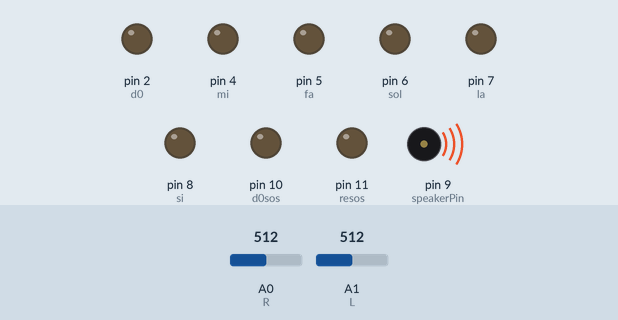
Simulated run of this sketch. Board: Arduino Uno, built with avr-gcc and run on an emulated ATmega328P. Shown: output pins drawn as LEDs (lit = HIGH), buzzer (waves = sounding). The inputs (shaded band) are chosen by the test bench; at power-on: A0 (R) = 512, A1 (L) = 512.

Above: at 0.2 s.
At 20.5 s:
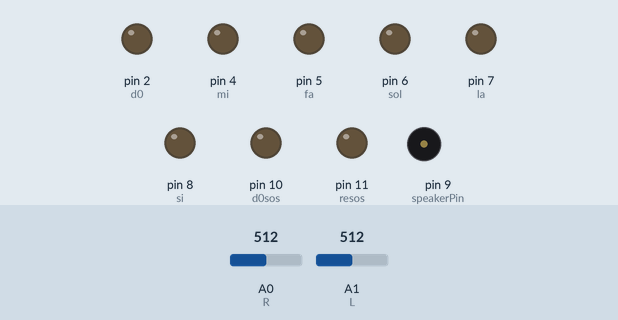
Timing chart, 0 to 21.1 s (numbered marks = the images above):
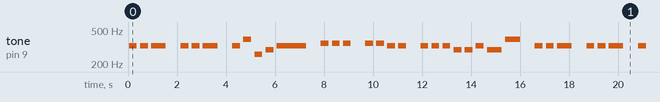

The sketch:

002_Per_saber_mes.ino
```cpp
/**********************************************************************************
**                                                                               **
**                                     TÍTOL:                                    **
**                            007 002 Per saber-ne més                           **
**                                                                               **
**  NOM: Àlex Boluda Pérez                                      DATA: 17/01/2022 **
**********************************************************************************/

//*********************************** INCLUDE *************************************

//********************************** VARIABLES ************************************
const byte d0 = 2;                                                                  //define pin 2 of the Arduino
const byte re = 3;                                                                  //define pin 3 of the Arduino
const byte mi = 4;                                                                  //define pin 4 of the Arduino
const byte fa = 5;                                                                  //define pin 5 of the Arduino
const byte sol = 6;                                                                 //define pin 6 of the Arduino
const byte la = 7;                                                                  //define pin 7 of the Arduino
const byte si = 8;                                                                  //define pin 8 of the Arduino
const byte d0sos = 10;                                                              //define pin 10 of the Arduino
const byte resos = 11;                                                              //define pin 11 of the Arduino
const byte speakerPin = 9;                                                          // pin for speaker
#define R  0
#define L  1
int r;
int l;
int tempo = 300;                                                                    // define a time in ms

// Melody 1
// int length = 15;                                                                 // the number of notes
// char notes[] = "ccggaagffeeddc ";                                                // a space represents a rest
// int beats[] = { 1, 1, 1, 1, 1, 1, 2, 1, 1, 1, 1, 1, 1, 2, 4 };                   // time notes

// Melody 2 - Himne del Barça
// int length = 21;                                                                 // the number of notes
// char notes[] = "egC egC egCDCb abCabg";                                          // a space represents a rest
// int beats[]={3, 2, 2, 1, 3, 2, 2, 1, 2, 1, 2, 2, 1, 3, 1, 2, 1, 1, 1, 1, 3, 1};  // time notes

// Melody 3 - Jingle Bells
int length = 62;                                                                    // the number of notes
char notes[] = "eee eee egcde fff ffee eeeddedg eee eee egcde ffff feeee ggfdc";    // a space represents a rest
int beats[] = {1, 1, 2, 1, 1, 1, 2, 1, 1, 1, 1, 1, 4, 1, 1, 1, 1, 1, 1, 1, 1, 1,    // time notes
1, 1, 1, 1, 1, 1, 1, 2, 2, 1, 1, 1, 2, 1, 1, 1, 2, 1, 1, 1, 1, 1, 4, 1, 1, 1, 1,
1, 1, 1, 1, 1, 1, 1, 1, 1, 1, 1, 1, 4};

//*********************************** SETUP ***************************************
void setup()
{
  pinMode(d0, OUTPUT);                                                              //define pin 2 as output of the Arduino
  pinMode(re, OUTPUT);                                                              //define pin 3 as output of the Arduino
  pinMode(mi, OUTPUT);                                                              //define pin 4 as output of the Arduino
  pinMode(fa, OUTPUT);                                                              //define pin 5 as output of the Arduino
  pinMode(sol, OUTPUT);                                                             //define pin 6 as output of the Arduino
  pinMode(la, OUTPUT);                                                              //define pin 7 as output of the Arduino
  pinMode(si, OUTPUT);                                                              //define pin 8 as output of the Arduino
  pinMode(d0sos, OUTPUT);                                                           //define pin 10 as output of the Arduino
  pinMode(resos, OUTPUT);                                                           //define pin 11 as output of the Arduino
  pinMode(speakerPin, OUTPUT);                                                      // make the pin output
}

//************************************ LOOP ***************************************
void loop()
{
  r = analogRead(R);
  l = analogRead(L);

  for (int i = 0; i < length; i++)
   {
     if (notes[i] == ' ')
     {
       delay(beats[i] * tempo);
     }
     else
     {
       playNote(notes[i], beats[i] * tempo);
     }
       delay(tempo / 2);                                                             // pause between notes
   }

  if (d0 == 'c')
  {
    digitalWrite(d0, HIGH);                                                          // posar a 5V el pin 2 de l'Arduino
  }

  else if (re == 'd')
  {
    digitalWrite(re, HIGH);                                                          // posar a 5V el pin 3 de l'Arduino
  }

  else if (mi == 'e')
  {
    digitalWrite(mi, HIGH);                                                          // posar a 5V el pin 4 de l'Arduino
  }

  else if (fa == 'f')
  {
    digitalWrite(fa, HIGH);                                                          // posar a 5V el pin 5 de l'Arduino
  }

  else if (sol == 'g')
  {
    digitalWrite(sol, HIGH);                                                         // posar a 5V el pin 6 de l'Arduino
  }

  else if (la == 'a')
  {
    digitalWrite(la, HIGH);                                                          // posar a 5V el pin 7 de l'Arduino
  }

  else if (si == 'b')
  {
    digitalWrite(si, HIGH);                                                          // posar a 5V el pin 8 de l'Arduino
  }

  else if (d0sos == 'C')
  {
    digitalWrite(d0sos, HIGH);                                                       // posar a 5V el pin 10 de l'Arduino
  }

  else if (resos == 'D')
  {
    digitalWrite(resos, HIGH);                                                       // posar a 5V el pin 11 de l'Arduino
  }

  else
  {
    digitalWrite(d0, LOW);                                                           // posar a 0V el pin 2 de l'Arduino
    digitalWrite(re, LOW);                                                           // posar a 0V el pin 3 de l'Arduino
    digitalWrite(mi, LOW);                                                           // posar a 0V el pin 4 de l'Arduino
    digitalWrite(fa, LOW);                                                           // posar a 0V el pin 5 de l'Arduino
    digitalWrite(sol, LOW);                                                          // posar a 0V el pin 6 de l'Arduino
    digitalWrite(la, LOW);                                                           // posar a 0V el pin 7 de l'Arduino
    digitalWrite(si, LOW);                                                           // posar a 0V el pin 8 de l'Arduino
    digitalWrite(d0sos, LOW);                                                        // posar a 0V el pin 10 de l'Arduino
    digitalWrite(resos, LOW);                                                        // posar a 0V el pin 11 de l'Arduino
  }
}

//********************************** FUNCIONS *************************************
void playTone(int tone, int duration)
{
  for (long i = 0; i < duration * 1000L; i += tone * 2)
  {
     digitalWrite(speakerPin, HIGH);
     delayMicroseconds(tone);
     digitalWrite(speakerPin, LOW);
     delayMicroseconds(tone);
  }
}

void playNote(char note, int duration)
{
  char names[] = { 'c', 'd', 'e', 'f', 'g', 'a', 'b', 'C' , 'D'};
  int tones[] = { 1915, 1700, 1519, 1432, 1275, 1136, 1014, 956, 840};

  for (int i = 0; i < 9; i++)                                                        // play the tone corresponding to the note name
  {
    if (names[i] == note)
    {
      playTone(tones[i], duration);
    }
  }
}
```

Measured:
- by itself, tone on pin 9 (speakerPin): plays 328 Hz for 0.32 s, 328 Hz for 0.32 s, 328 Hz for 0.60 s, 328 Hz for 0.32 s, 328 Hz for 0.32 s, 328 Hz for 0.60 s … (204 notes in this stretch)
